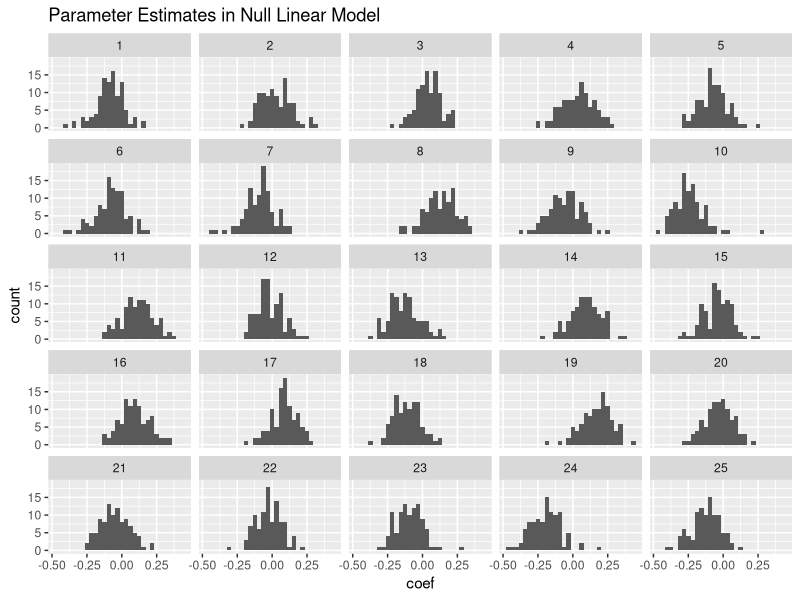
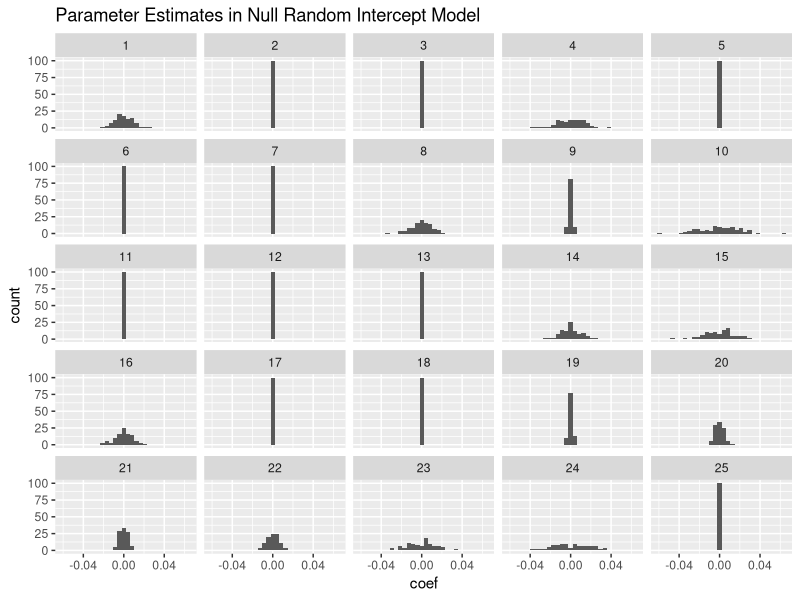
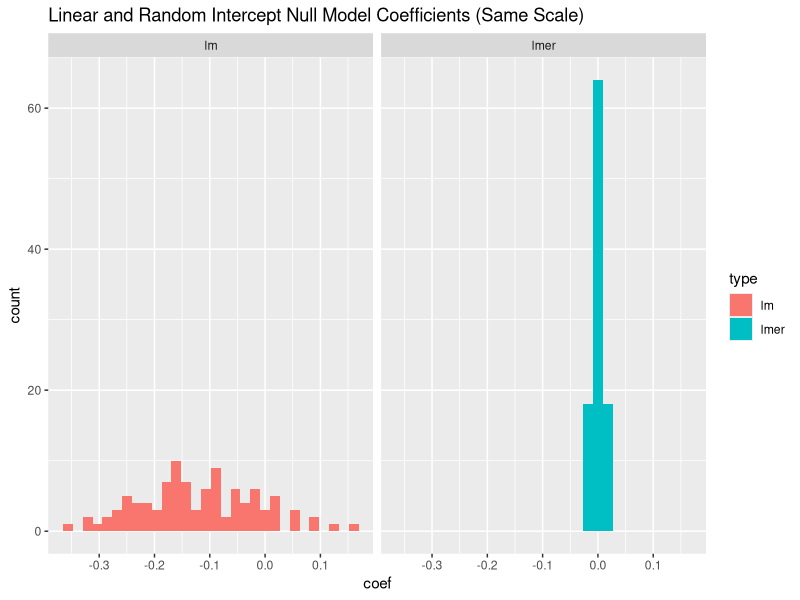
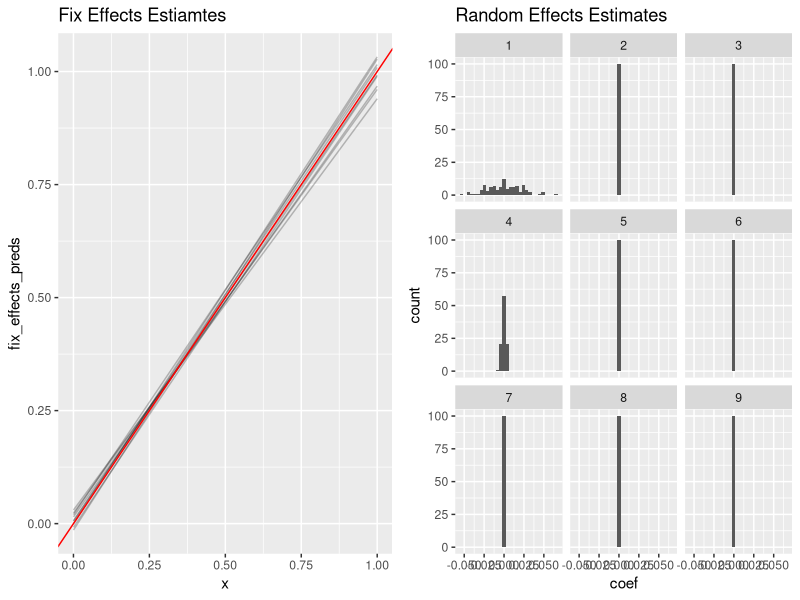
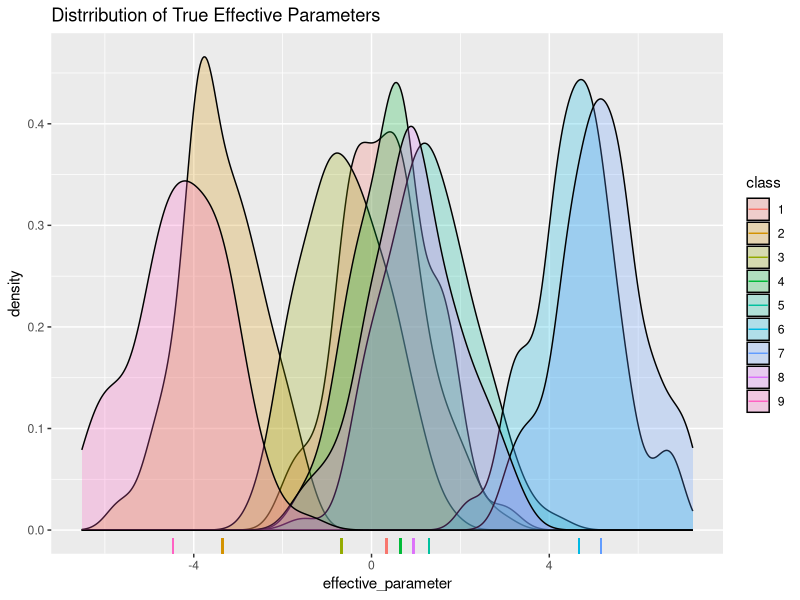
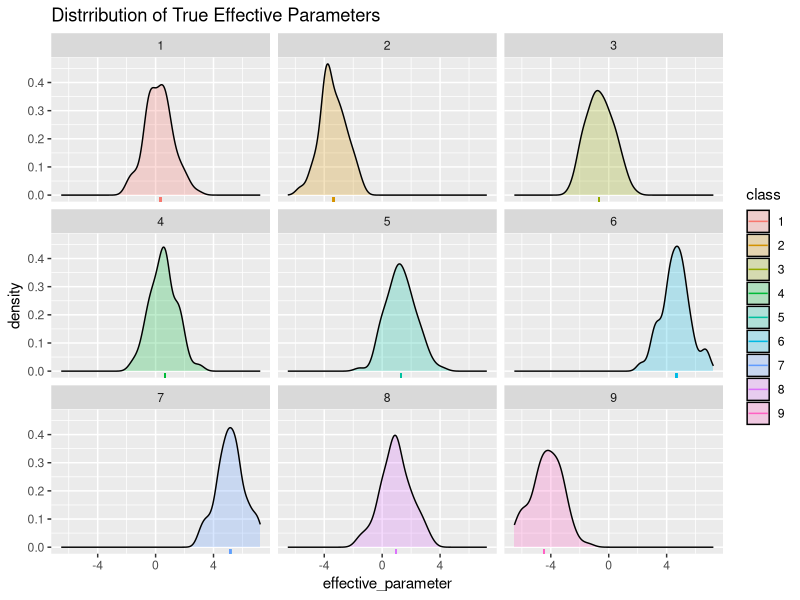

Recreate these plots in R, in order.
## ---- chunk 1
# Fit a linear model, regressing an independent response y against and a 
# random class varaible
estiamte_lm_random_classes <- function(N, N_classes) {
  X <- factor(sample(1:N_classes, N, replace=TRUE))
  y <- rnorm(N)
  M <- lm(y ~ X)
  coef(M)
}
## ---- chunk 2
# Replicate fitting an estimator N times
replicate_models <- function(N, N_classes, estimator, N_replicates) {
  model_coefs <- replicate(N_replicates, estimator(N, N_classes))
  model_coefs_melted <- data.frame(
    model_id = rep(1:N_replicates, each=N_classes),
    coef = as.vector(model_coefs)
  )
  model_coefs_melted
}
# 10000 replications of the independent y, random class model
model_coefs_melted <- replicate_models(10000, 100, estiamte_lm_random_classes, 25)
## ---- chunk 3
library("ggplot2")
ggplot(data=model_coefs_melted, aes(x=coef)) +
  geom_histogram() +
  facet_wrap(~model_id) +
  labs(title="Parameter Estimates in Null Linear Model")
## ---- chunk 4
set.seed(154)
N <- 10000
N_classes <- 100
df <- data.frame(
  X <- factor(sample(1:N_classes, N, replace=TRUE)),
  y <- rnorm(N)
)
M_lm <- lm(y ~ X, data = df)
## ---- chunk 5
library("lme4")
M_lmer <- lmer(y ~ (1 | X), data = df)
## ---- chunk 6
fixef(M_lmer)
## ---- chunk 7
head(ranef(M_lmer)$X)
## ---- chunk 8
attributes(VarCorr(M_lmer)$X)$stddev
## ---- chunk 9
sigma(M_lmer)
## ---- chunk 10
set.seed(154)
## ---- chunk 11
estiamte_lmer_random_classes <- function(N, N_classes) {
  df <- data.frame(
    x = factor(sample(1:N_classes, N, replace=TRUE)),
    y = rnorm(N)
  )
  M <- lmer(y ~ (1 | x), data = df)
  ranef(M)$x[, 1]
}

model_coefs_melted <- replicate_models(10000, 100,
                                      estiamte_lmer_random_classes, 25)
ggplot(data=model_coefs_melted, aes(x=coef)) +
  geom_histogram() +
  facet_wrap(~model_id) +
  labs(title="Parameter Estimates in Null Random Intercept Model")
## ---- chunk 12
set.seed(154)
df <- data.frame(
  x = factor(sample(1:N_classes, N, replace=TRUE)),
  y = rnorm(N)
)
M_lm <- lm(y ~ x, data = df)
M_lmer <- lmer(y ~ (1 | x), data = df)
plot_data <- data.frame(coef = c(coef(M_lm), ranef(M_lmer)$x[, 1]),
                        type = rep(c("lm", "lmer"), each = N_classes))
ggplot(aes(x = coef, fill = type), data = plot_data) + 
  geom_histogram() + 
  facet_wrap(~ type) +
  labs(title="Linear and Random Intercept Null Model Coefficients (Same Scale)")
## ---- chunk 13
set.seed(154)
df <- data.frame(
  t = runif(N),
  X = factor(sample(1:N_classes, N, replace=TRUE))
)
df$y <- df$t + rnorm(N)
M_lmer <- lmer(y ~ t + (1 | X), data = df)
## ---- chunk 14
fixef(M_lmer)
## ---- chunk 15
attributes(VarCorr(M_lmer)$X)$stddev
## ---- chunk 16
sigma(M_lmer)
## ---- chunk 17
estimate_lmer_with_fixed <- function(N, N_classes) {
  df <- data.frame(
    t = runif(N),
    x = factor(sample(1:N_classes, N, replace=TRUE))
  )
  df$y <- df$t + rnorm(N)
  M <- lmer(y ~ t + (1 | x), data = df)
  M
}

set.seed(154)
N_replicates <- 9
N_classes <- 100
lmers_fixed_effects <- replicate(
  N_replicates,
  fixef(estimate_lmer_with_fixed(10000, N_classes))
)

# Evaluate the fixed effects part of the model on a grid of points on [0, 1]
N_grid_points <- 4
grid_matrix <- cbind(rep(1, N_grid_points), seq(0, 1, length = N_grid_points))
fixef_preds <- grid_matrix %*% lmers_fixed_effects
fixef_preds_melted <- data.frame(
  model_id = factor(rep(1:N_replicates, each = N_grid_points)),
  x = rep(seq(0, 1, length = N_grid_points), N_replicates),
  fix_effects_preds = as.vector(fixef_preds)
)
p_fixef <- ggplot(data = fixef_preds_melted, aes(x = x, y = fix_effects_preds)) +
                  geom_line(aes(group = model_id), alpha = .25) +
                  geom_abline(intercept = 0, slope = 1, color="red") +
                  labs(title="Fix Effects Estiamtes")


# Plot the random effect distribution from the same model
set.seed(154)
lmers_rand_effects <- replicate(
  N_replicates,
  ranef(estimate_lmer_with_fixed(10000, N_classes))$x[,1]
)
rand_effects_melted <- data.frame(
  model_id = rep(1:N_replicates, each = N_classes),
  coef = as.vector(lmers_rand_effects)
)
p_ranef <- ggplot(data=rand_effects_melted, aes(x=coef)) +
           geom_histogram() +
           facet_wrap(~model_id) +
           labs(title="Random Effects Estimates")
## ---- chunk 18
# I've suppresed the busywork involved in making these plots.
library("gridExtra")
grid.arrange(p_fixef, p_ranef, ncol=2)
## ---- chunk 19
N_class <- 9

class_parameters <- structure(
  rnorm(N_class, sd = 3),
  names = as.character(1:N_class)
)

head(class_parameters)
## ---- chunk 20
N_subclass <- 100
subclass_parameters <- structure(
  rnorm(N_class*N_subclass),
  # The transpose is to put things in an inuitive order
  names = as.vector(t(outer(1:N_class, 1:N_subclass, paste, sep=".")))
)
head(subclass_parameters)
## ---- chunk 21
# Get the class name from a subclass name. For example:
#   get_class_name("10.4") == "10"
get_class_name <- function(subclass_name) strsplit(subclass_name, ".", fixed = TRUE)[[1]][1]

effective_parameters <- lapply(
  names(subclass_parameters),
  function(x) subclass_parameters[x] + class_parameters[get_class_name(x)]
)
names(effective_parameters) <- names(subclass_parameters)

parameters_df <- data.frame(
  effective_parameter = unlist(effective_parameters),
  class = rep(names(class_parameters), each = N_subclass),
  class_parameter = rep(class_parameters, each = N_subclass)
)

ggplot(data = parameters_df, aes(x = effective_parameter)) +
  geom_density(aes(fill = class), alpha = .25) +
  geom_rug(aes(x = class_parameter, colour = class)) +
  labs(title = "Distrribution of True Effective Parameters")
## ---- chunk 22
ggplot(data = parameters_df, aes(x = effective_parameter)) +
  geom_density(aes(fill = class), alpha = .25) +
  geom_rug(aes(x = class_parameter, colour = class)) +
  facet_wrap(~ class) +
  labs(title = "Distrribution of True Effective Parameters") 
## ---- chunk 23
N_obs <- 50000

class <- as.character(sample(1:N_class, N_obs, replace = TRUE))
subclass <- as.character(sample(1:N_subclass, N_obs, replace = TRUE))
class_subclass <- paste(class, subclass, sep = ".")
y <- class_parameters[class] + subclass_parameters[class_subclass] + rnorm(N_obs)

class_subclass_df <- data.frame(
  class  = class,
  subclass = subclass,
  y = y
)
head(class_subclass_df)
## ---- chunk 24
M <- lmer(y ~ (1 | class) + (1 | class:subclass), data = class_subclass_df)
